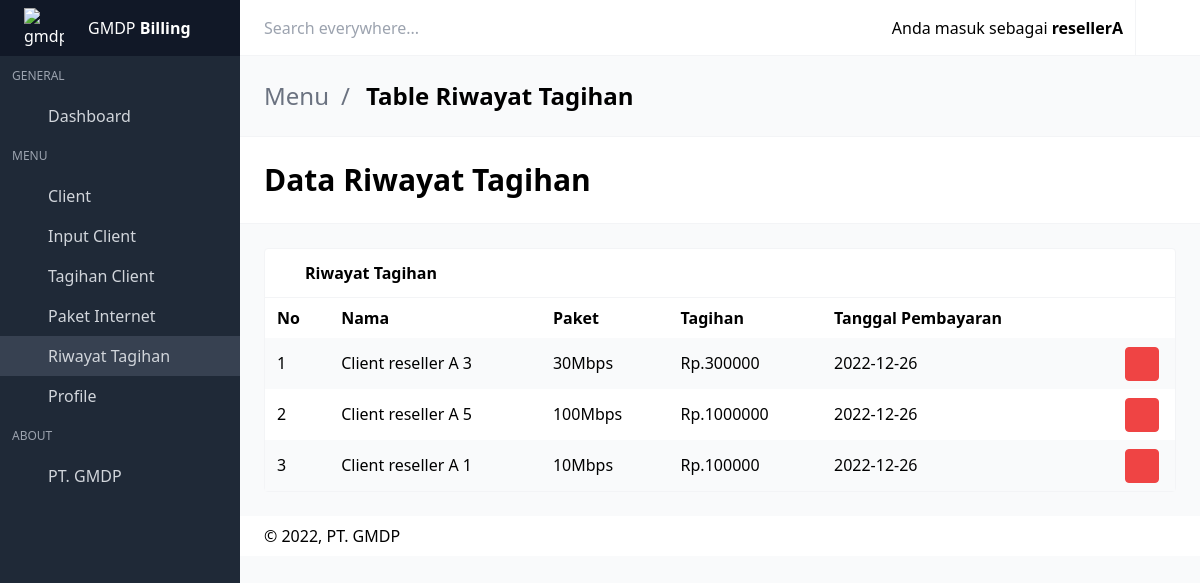
/riwayat_tagihan_client.php (signed in), run on the app's committed database.
### tables this page shows
CREATE TABLE `riwayat_tagihan` (
  `id_tagihan` int(25) NOT NULL,
  `id_reseller` varchar(50) NOT NULL,
  `id_client` varchar(50) NOT NULL,
  `paket` varchar(50) NOT NULL,
  `harga` varchar(50) NOT NULL,
  `tanggal_bayar` date NOT NULL
);

CREATE TABLE `client` (
  `username` varchar(50) NOT NULL,
  `id_reseller` varchar(50) NOT NULL,
  `nama_client` varchar(50) NOT NULL,
  `alamat_client` varchar(50) NOT NULL,
  `no_wa_client` varchar(50) NOT NULL,
  `paket_client` int(50) NOT NULL
);

### riwayat_tagihan_client.php (the view, shortened to what this page needs)
<?php
include("koneksidb.php");
?>
<!DOCTYPE html>
<html lang="en" class="">
<head>
  <link rel="stylesheet" href="css/main.css?v=1628755089081">
</head>
<body>
<div id="app">
<nav id="navbar-main" class="navbar is-fixed-top">
  <div class="navbar-brand">
    <div class="navbar-item">
      <div class="control">
        <form id="search" action="table_client_reseller.php" method="get">
          <input name="cari" placeholder="Search everywhere..." class="input" type="cari">
        </form>
      </div>
    </div>
  </div>
  <div class="navbar-menu" id="navbar-menu">
    <div class="navbar-end">
      <div class="navbar-item dropdown has-divider has-user-avatar">
          <div class="is-user-name"><span>Anda masuk sebagai <b><?php echo $_SESSION['username']; ?></b></span></div>
      </div>
      <a title="Log out" class="navbar-item desktop-icon-only" href="logout.php">
        <span class="icon"><i class="mdi mdi-logout"></i></span>
      </a>
    </div>
  </div>
</nav>
<aside class="aside is-placed-left is-expanded">
<div class="aside-tools">
    <div>
      <table>
      <td style="background-color: rgba(0, 0, 0, 0);">
          <img src="image/logo.png" alt="gmdp" width="40" height="40">
      </td>
      <td style="background-color: rgba(0, 0, 0, 0);">
        GMDP <b class="font-black">Billing</b>
      </td>
      </table>
    </div>
  </div>
  <div class="menu is-menu-main">
    <p class="menu-label">General</p>
    <ul class="menu-list">
      <li class="--set-active-forms-html">
        <a href="dashboard_reseller.php">
          <span class="icon"><i class="mdi mdi-desktop-mac"></i></span>
          <span class="menu-item-label">Dashboard</span>
        </a>
      </li>
    </ul>
    <p class="menu-label">Menu</p>
    <ul class="menu-list">
      <li class="--set-active-forms-html">
        <a href="table_client_reseller.php">
          <span class="icon"><i class="mdi mdi-table"></i></span>
          <span class="menu-item-label">Client</span>
        </a>
      </li>
      <li class="--set-active-forms-html">
        <a href="input_data_client.php">
          <span class="icon"><i class="mdi mdi-square-edit-outline"></i></span>
          <span class="menu-item-label">Input Client</span>
        </a>
      </li>
      <li class="--set-active-forms-html">
        <a href="tagihan_client.php">
          <span class="icon"><i class="mdi mdi-coins"></i></span>
          <span class="menu-item-label">Tagihan Client</span>
        </a>
      </li>
      <li class="--set-active-forms-html">
        <a href="paket_reseller.php">
          <span class="icon"><i class="mdi mdi-wifi"></i></span>
          <span class="menu-item-label">Paket Internet</span>
        </a>
      </li>
      <li class="active">
        <a href="riwayat_tagihan_client.php">
          <span class="icon"><i class="mdi mdi-clock-outline"></i></span>
          <span class="menu-item-label">Riwayat Tagihan</span>
        </a>
      </li>
      <li class="--set-active-profile-html">
        <a href="profile_reseller.php">
          <span class="icon"><i class="mdi mdi-account-circle"></i></span>
          <span class="menu-item-label">Profile</span>
        </a>
      </li>
    </ul>
    <p class="menu-label">About</p>
    <ul class="menu-list">
      <li>
        <a href="https://gmdp.net.id/" class="has-icon">
          <span class="icon"><i class="mdi mdi-help-circle"></i></span>
          <span class="menu-item-label">PT. GMDP</span>
        </a>
      </li>
    </ul>
  </div>
</aside>
<section class="is-title-bar">
  <div class="flex flex-col md:flex-row items-center justify-between space-y-6 md:space-y-0">
    <ul>
      <li>Menu</li>
      <li>Table Riwayat Tagihan</li>
    </ul>
  </div>
</section>
<section class="is-hero-bar">
  <div class="flex flex-col md:flex-row items-center justify-between space-y-6 md:space-y-0">
    <h1 class="title">
      Data Riwayat Tagihan
    </h1>
  </div>
</section>
  <section class="section main-section">
    <div class="card has-table">
      <header class="card-header">
        <p class="card-header-title">
          <span class="icon"><i class="mdi mdi-clock-outline"></i></span>
          Riwayat Tagihan
        </p>
        <a href="<?php $_SERVER['PHP_SELF']; ?>" class="card-header-icon">
          <span class="icon"><i class="mdi mdi-reload"></i></span>
        </a>
      </header>
      <div class="card-content">
        <table>
          <thead>
          <tr>
            <th>No</th>
            <th>Nama</th>
            <th>Paket</th>
            <th>Tagihan</th>
            <th>Tanggal Pembayaran</th>
          </tr>
          </thead>
          <tbody>
          <tr>
            <?php
            $query = "SELECT * FROM `riwayat_tagihan` INNER JOIN `client` ON (riwayat_tagihan.id_client=client.username) WHERE client.id_reseller='$_SESSION[username]' ORDER BY tanggal_bayar DESC ";
            $result = mysqli_query($conn, $query);
            $no = 1;
            while($data = mysqli_fetch_assoc($result))
            {
              ?>
            <td><?php echo $no++; ?></td>
            <td><?php echo $data['nama_client']; ?></td>
            <td><?php echo $data['paket_client']; ?>Mbps</td>
            <td>Rp.<?php echo $data['harga']; ?></td>
            <td><?php echo $data['tanggal_bayar']; ?></td>
            <td class="actions-cell">
              <div class="buttons right nowrap">
              <form action="riwayat_tagihan_client.php" method="post" >
                <button class="button small red --jb-modal" data-target="sample-modal" type="submit" name="hapus">
                  <span class="icon"><i class="mdi mdi-trash-can"></i></span>
                  </form>
              </div>
            </td>
          </tr>
            <?php
            }
              ?>
          </tbody>
        </table>
      </div>
    </div>
  </section>
<footer class="footer">
  <div class="flex flex-col md:flex-row items-center justify-between space-y-3 md:space-y-0">
    <div class="flex items-center justify-start space-x-3">
      <div>
        © 2022, PT. GMDP
      </div>
    </div>
  </div>
</footer>
</div>
<link rel="stylesheet" href="https://cdn.materialdesignicons.com/4.9.95/css/materialdesignicons.min.css">
</body>
</html>

### data on the page
riwayat_tagihan: id_client.nama_client "Client reseller A 3", id_client.paket_client "30", harga "300000", tanggal_bayar "2022-12-26"
riwayat_tagihan: id_client.nama_client "Client reseller A 5", id_client.paket_client "100", harga "1000000", tanggal_bayar "2022-12-26"
riwayat_tagihan: id_client.nama_client "Client reseller A 1", id_client.paket_client "10", harga "100000", tanggal_bayar "2022-12-26"

### other printed values
$_SESSION['username'] "resellerA"
